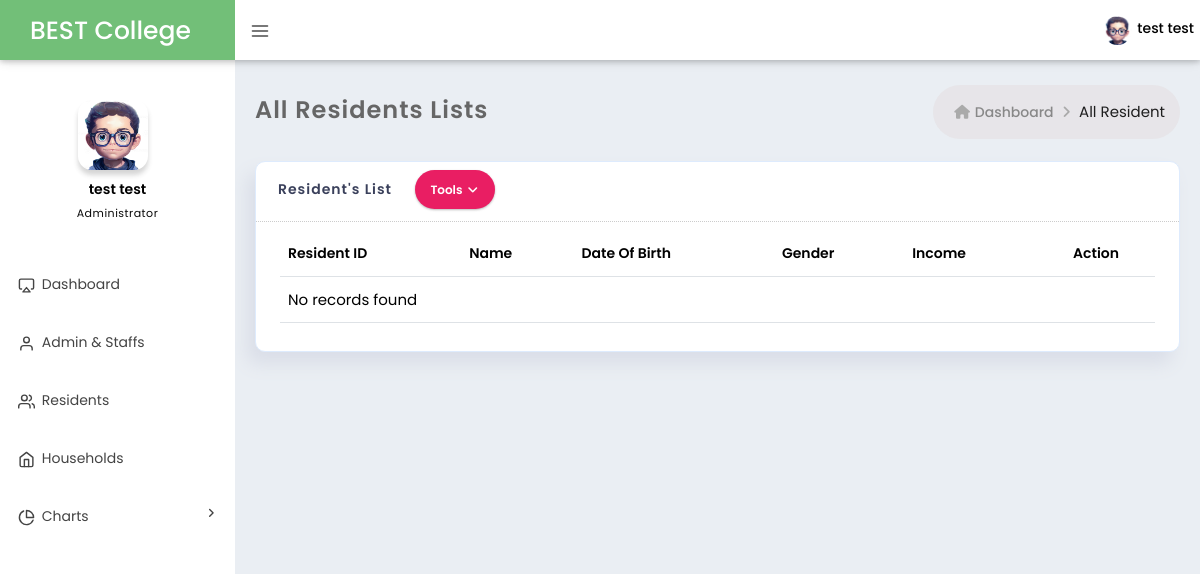
The app's page /resources/views/all_resident.php (signed in), older data.
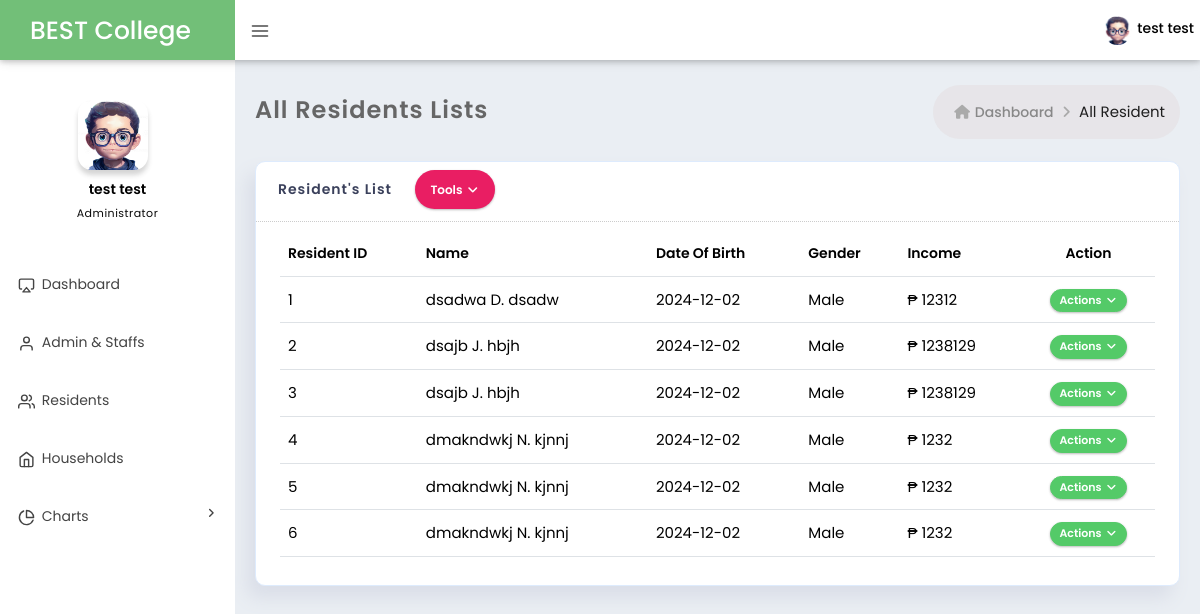
The same page, newer data.
### tables this page shows
CREATE TABLE `family_member` (
  `memberID` int(50) NOT NULL,
  `householdID` int(50) NOT NULL,
  `first_name` varchar(50) NOT NULL,
  `last_name` varchar(50) NOT NULL,
  `middle_name` varchar(50) DEFAULT NULL,
  `relationship_to_head` varchar(50) NOT NULL,
  `gender` varchar(10) NOT NULL,
  `birthdate` date NOT NULL,
  `occupation` varchar(50) DEFAULT NULL,
  `education_level` enum('None','Primary','Secondary','Tertiary','Postgraduate') NOT NULL,
  `income` int(50) DEFAULT NULL,
  `is_head_of_household` tinyint(1) NOT NULL DEFAULT 0
);

CREATE TABLE `health_data` (
  `healthID` int(11) NOT NULL,
  `memberID` int(50) NOT NULL,
  `has_disability` tinyint(1) NOT NULL DEFAULT 0,
  `pre_existing_condition` varchar(100) NOT NULL,
  `covid_vaccinated` tinyint(1) NOT NULL DEFAULT 0
);

### resources/views/all_resident.php (the view, shortened to what this page needs)
<?php include '../include/header.php' ?>
<link rel="stylesheet" href="../css/resident.css">
<body class="page-header-fixed sidemenu-closed-hidelogo page-content-white page-md header-white white-sidebar-color logo-indigo"></body>
<div class="page-wrapper">
	<?php include '../include/navigation_bar.php'; ?>
	<div class="page-container">
		<?php include '../include/sidebar.php'; ?>
		<div class="page-content-wrapper">
			<div class="page-content">
				<div class="page-bar">
					<div class="page-title-breadcrumb">
						<div class=" pull-left">
							<div class="page-title">All Residents Lists</div>
						</div>
						<ol class="breadcrumb page-breadcrumb pull-right">
							<li><i class="fa fa-home"></i>&nbsp;<a class="parent-item"
									href="./dashboard.php">Dashboard</a>&nbsp;<i class="fa fa-angle-right"></i>
							</li>
							<li class="active">All Resident</li>
						</ol>
					</div>
				</div>
				<div class="row">
					<div class="col-md-12 col-sm-12">
						<div class="card card-box d-flex">
							<div class="card-head py-2">
								<header>Resident's List</header>
								<div class="">
									<div class="btn-group">
										<button
											class="btn deepPink-bgcolor btn-circle btn-outline dropdown-toggle"
											data-bs-toggle="dropdown">
											Tools
											<i class="fa fa-angle-down"></i>
										</button>
									</div>
								</div>
							</div>
							<div class="card-body ">
								<div class="table-wrap">
									<div class="table-responsive">
										<table class="table display product-overview mb-30" id="support_table">
											<thead>
												<tr>
													<th>Resident ID</th>
													<th>Name</th>
													<th>Date Of Birth</th>
													<th>Gender</th>
													<th>Income</th>
													<th class='center'>Action</th>
												</tr>
											</thead>
											<tbody>
												<?php
												$query = "SELECT fm.*, ed.*, emp.*, hd.* FROM family_member fm LEFT JOIN education_data ed ON fm.memberID = ed.memberID LEFT JOIN emplyment_data emp ON fm.memberID = emp.memberID LEFT JOIN health_data hd ON fm.memberID = hd.memberID WHERE fm.isDeleted = 0";
												$result = $conn->query($query);
												if ($result->num_rows > 0) {
													while ($row = $result->fetch_assoc()) {
														$memberID = $row['memberID'];
														$name = $row['first_name'] . ' ' . strtoupper(substr($row['middle_name'], 0, 1)) . '.' . ' ' . $row['last_name'];
														$birthdate = $row['birthdate'];
														$gender = $row['gender'];
														$income = $row['income'];
														echo "<tr>
																<td>$memberID</td>
																<td>$name</td>
																<td>$birthdate</td>
																<td>$gender</td>
																<td>₱ $income</td>
																<td class='center'>
																	<div class='btn-group'>
																		<button
																			class='btn btn-xs btn-circle btn-success dropdown-toggle no-margin'
																			type='button' data-bs-toggle='dropdown'
																			aria-expanded='false'> Actions
																			<i class='fa fa-angle-down'></i>
																		</button>
																		<ul class='dropdown-menu' role='menu' style='min-width: auto;'>
																			<li data-bs-toggle='modal' data-bs-target='#viewResident' onclick='viewResident($memberID)'>
																				<a href='#'><i class='fa fa-eye'></i>
																					View </a>
																			</li>
																			<li data-bs-toggle='modal' data-bs-target='#editResident' onclick='editResident($memberID)'>
																				<a href='#'><i class='fa fa-edit'></i>
																					Update </a>
																			</li>
																			<li data-bs-toggle='modal' data-bs-target='#confirmationModal' onclick='deleteResident($memberID)'>
																				<a href='#'><i class='fa fa-trash-o'></i>
																					Delete </a>
																			</li>
																		</ul>
																	</div>
																</td>
																";
													}
												} else {
													echo "<tr><td colspan='6'>No records found</td></tr>";
												}
												?>
											</tbody>
										</table>
									</div>
								</div>
							</div>
						</div>
					</div>
				</div>
			</div>
		</div>
	</div>
</div>

### resources/include/header.php (shortened to what this page needs)
<!DOCTYPE html>
<html lang="en">
<head>
	<link href="../css/simple-line-icons.min.css" rel="stylesheet" type="text/css" />
	<link href="../css/font-awesome.min.css" rel="stylesheet" type="text/css" />
	<link href="../css/all.css" rel="stylesheet" type="text/css" />
	<link href="../css/bootstrap.min.css" rel="stylesheet" type="text/css" />
	<link rel="stylesheet" href="../css/material.min.css">
	<link rel="stylesheet" href="../css/material_style.css">
	<link href="../css/theme_style.css" rel="stylesheet" id="rt_style_components" type="text/css" />
	<link href="../css/plugins.min.css" rel="stylesheet" type="text/css" />
	<link href="../css/style.css" rel="stylesheet" type="text/css" />
	<link href="../css/responsive.css" rel="stylesheet" type="text/css" />
	<link href="../css/theme-color.css" rel="stylesheet" type="text/css" />
	<link rel="stylesheet" href="../css/widget_styles.css">
</head>

### resources/include/navigation_bar.php (shortened to what this page needs)
<div class="page-header navbar navbar-fixed-top">
    <div class="page-header-inner ">
        <div class="page-logo">
            <a href="dashboard.php">
                <span class="logo-default">BEST College</span> </a>
        </div>
        <ul class="nav navbar-nav navbar-left in">
            <li><a href="#" class="menu-toggler sidebar-toggler"><i data-feather="menu"></i></a></li>
        </ul>
        <div class="top-menu">
            <ul class="nav navbar-nav pull-right">
                <li class="dropdown dropdown-user">
                    <a class="dropdown-toggle" data-bs-toggle="dropdown" data-hover="dropdown"
                        data-close-others="true">
                        <img alt="" class="img-circle " src="../assets/profile_pictures/administrator/<?php echo $_SESSION["profile_picture"] ?>" />
                        <span class="username username-hide-on-mobile"> <?php echo $_SESSION["name"] ?>
                    </a>
                </li>
            </ul>
        </div>
    </div>
</div>

### resources/include/sidebar.php (shortened to what this page needs)
<div class="sidebar-container">
    <div class="sidemenu-container navbar-collapse collapse fixed-menu">
        <div id="remove-scroll" class="left-sidemenu">
            <ul class="sidemenu  page-header-fixed slimscroll-style" data-keep-expanded="false"
                data-auto-scroll="true" data-slide-speed="200" style="padding-top: 20px">
                <li class="sidebar-user-panel">
                    <div class="sidebar-user">
                        <div class="sidebar-user-picture">
                            <img alt="image" src="../assets/profile_pictures/administrator/<?php echo $_SESSION["profile_picture"] ?>">
                        </div>
                        <div class="sidebar-user-details">
                            <div class="user-name"><?php echo $_SESSION["name"] ?></div>
                            <div class="user-role"><?php echo $_SESSION["role"] ?></div>
                        </div>
                    </div>
                </li>
                <li class="nav-item start">
                    <a href="../views/dashboard.php" class="nav-link nav-toggle">
                        <i data-feather="airplay"></i>
                        <span class="title">Dashboard</span>
                    </a>
                </li>
                <li class="nav-item  ">
                    <a href="../views/all_administrator.php" class="nav-link ">
                        <i data-feather="user"></i>
                        <span class="title">Admin & Staffs</span>
                    </a>
                </li>
                <li class="nav-item  ">
                    <a href="../views/all_resident.php" class="nav-link nav-toggle">
                        <i data-feather="users"></i>
                        <span class="title">Residents</span>
                    </a>
                </li>
                <li class="nav-item  ">
                    <a href="../views/all_household.php" class="nav-link nav-toggle">
                        <i data-feather="home"></i>
                        <span class="title">Households</span>
                    </a>
                </li>
                <li class="nav-item  ">
                    <a href="javascript:;" class="nav-link nav-toggle">
                        <i data-feather="pie-chart"></i>
                        <span class="title">Charts</span>
                    </a>
                </li>
            </ul>
        </div>
    </div>
</div>

### resources/css/material_style.css (style rules this page uses)
.page-header.navbar .page-logo { line-height: 1.7 !important; }

### resources/css/style.css (style rules this page uses)
.fa { display: inline-block; font: normal normal normal 14px/1 FontAwesome; font-size: inherit; -webkit-font-smoothing: antialiased; -moz-osx-font-smoothing: grayscale; transform: translate(0, 0); }
.fa-angle-down:before { content: "\f107"; }

### resources/css/responsive.css (style rules this page uses)
@media only screen and (min-width: 768px) { .navbar-left { float: left !important; } }
@media (min-width: 768px) { .navbar-nav > li { float: left; } }
@media (min-width: 992px) { .sidemenu-container { width: 235px; float: left; position: relative; margin-right: -100%; } }
@media (min-width: 992px) { .sidemenu-container.collapse { display: block; max-height: none !important; } }
@media (min-width: 992px) { .page-content-wrapper { float: left; width: 100%; } }
@media (min-width: 992px) { .page-content-wrapper .page-content { margin-left: 235px; margin-top: 0; min-height: 600px; padding: 25px 20px 10px; } }

### resources/css/theme-color.css (style rules this page uses)
:root { --sidebar-color: #ffffff; --sidebar-font-color: #4680ff; --logo-color: #222c3c; --header-color: #6673fc; }
.white-sidebar-color .sidemenu-container { background-color: #ffffff; }
.white-sidebar-color .user-panel, .white-sidebar-color .txtOnline, .white-sidebar-color .sidemenu-container .sidemenu > li > a, .white-sidebar-color .sidemenu-closed.sidemenu-container-fixed .sidemenu-container:hover .sidemenu > li > a { color: #444; }
.white-sidebar-color .page-container { background-color: #ffffff; }
.logo-indigo .page-header.navbar .page-logo { background: #72BF78; }
.header-white .page-header.navbar { background-color: #ffffff; }
.header-white .page-header.navbar .top-menu .navbar-nav > li.dropdown-language > .dropdown-toggle > .langname, .header-white .page-header.navbar .top-menu .navbar-nav > li.dropdown-user > .dropdown-toggle > .username, .header-white .page-header.navbar .top-menu .navbar-nav > li.dropdown-user > .dropdown-toggle > i { color: #000; }
.header-white .navbar-nav > li > a.sidebar-toggler .feather { color: #000; }

Row changes from the older to the newer data that the page shows:
added family_member: health_data.memberID "1", name "dsadwa D. dsadw", birthdate "2024-12-02", gender "Male", income "12312"
added family_member: health_data.memberID "2", name "dsajb J. hbjh", birthdate "2024-12-02", gender "Male", income "1238129"
added family_member: health_data.memberID "3", name "dsajb J. hbjh", birthdate "2024-12-02", gender "Male", income "1238129"
added family_member: health_data.memberID "4", name "dmakndwkj N. kjnnj", birthdate "2024-12-02", gender "Male", income "1232"
added family_member: health_data.memberID "5", name "dmakndwkj N. kjnnj", birthdate "2024-12-02", gender "Male", income "1232"
added family_member: health_data.memberID "6", name "dmakndwkj N. kjnnj", birthdate "2024-12-02", gender "Male", income "1232"
Text that changed along with them:
text no longer shown: "No records found"
